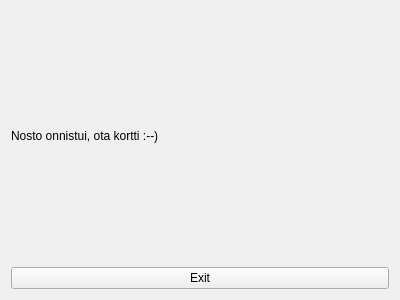
<?xml version="1.0" encoding="UTF-8"?>
<ui version="4.0">
 <class>loppu</class>
 <widget class="QWidget" name="loppu">
  <property name="geometry">
   <rect>
    <x>0</x>
    <y>0</y>
    <width>400</width>
    <height>300</height>
   </rect>
  </property>
  <property name="windowTitle">
   <string>Form</string>
  </property>
  <layout class="QVBoxLayout" name="verticalLayout">
   <item>
    <widget class="QLabel" name="label">
     <property name="text">
      <string>Nosto onnistui, ota kortti :--)</string>
     </property>
    </widget>
   </item>
   <item>
    <widget class="QPushButton" name="btnexit">
     <property name="text">
      <string>Exit</string>
     </property>
    </widget>
   </item>
  </layout>
 </widget>
 <resources/>
 <connections/>
</ui>
